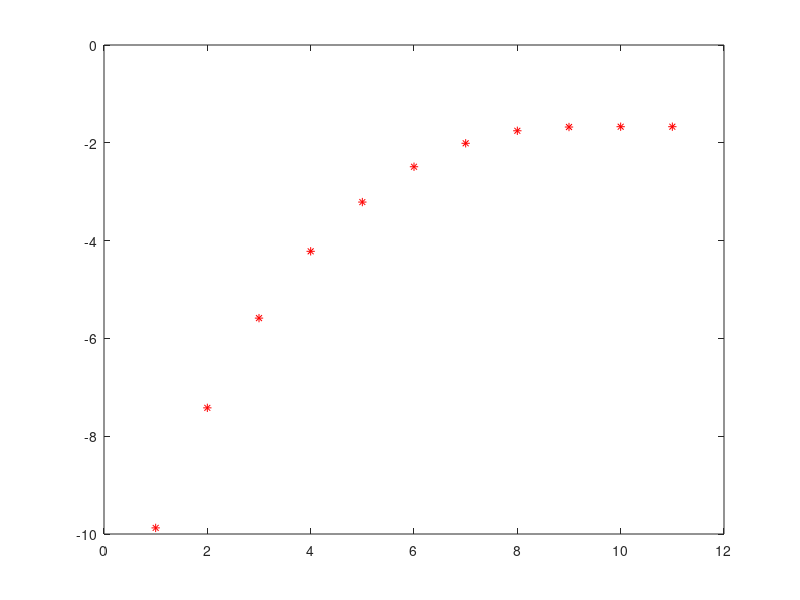

The MATLAB source for this figure:
%Newton's Method
clear;
%f=@(x) x^3-3*x^2+3 ;
%df=@(x) 3*x^2-6*x;
f=@(x) -x^4+x^2+5;
df=@(x) -4*x^3+2*x;
sol=1/2;
n=0;

while abs(f(sol))>1e-4
    sol=sol-(f(sol)/df(sol));
    n=n+1;
    display(sol);
    plot(n,sol,'r*');
    hold on;
end
